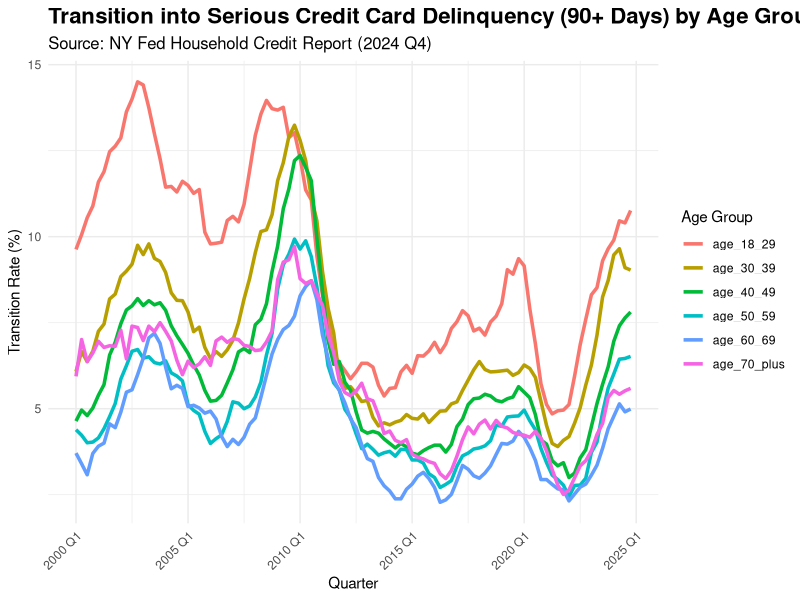
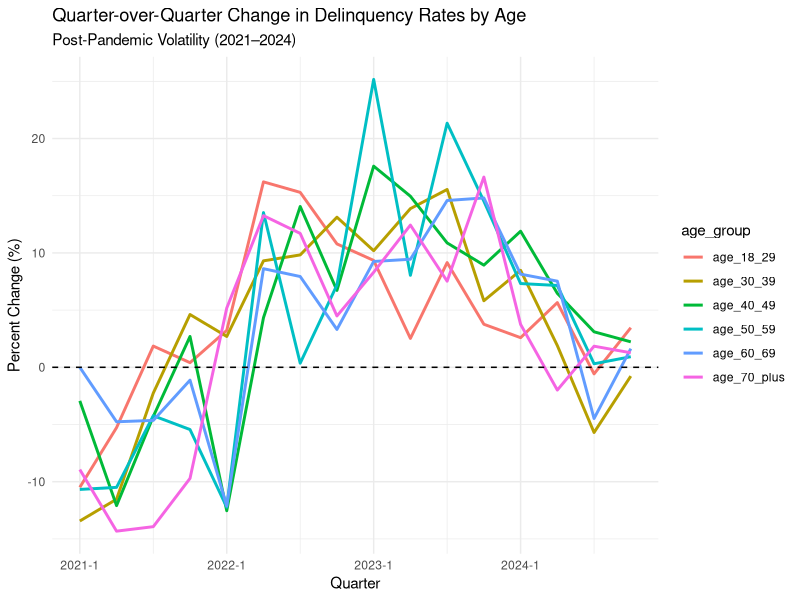
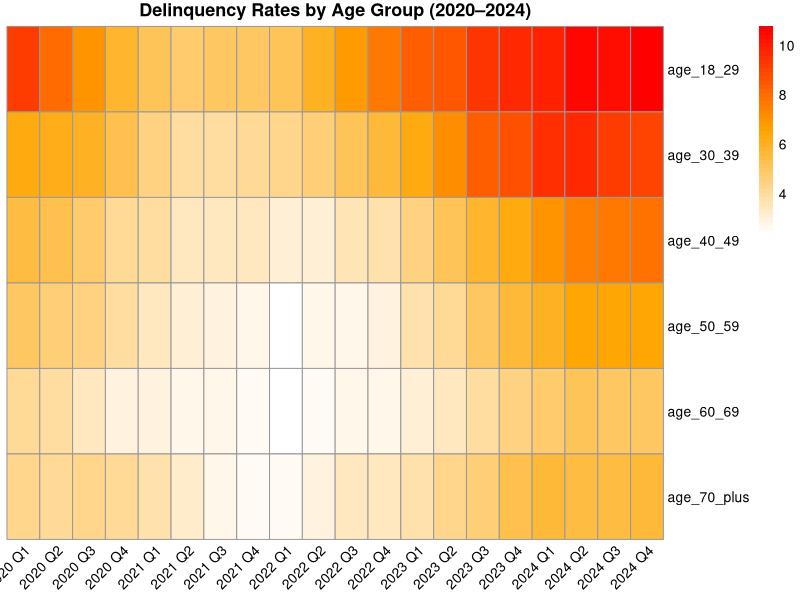
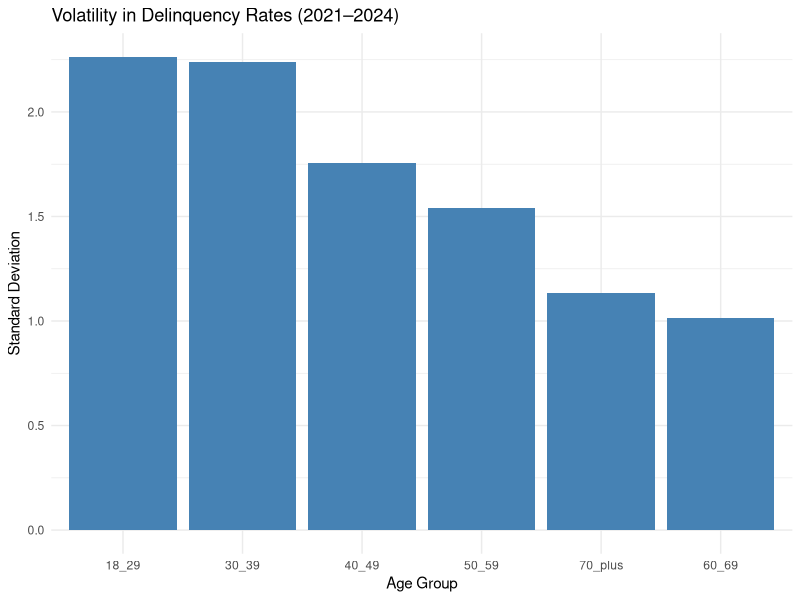
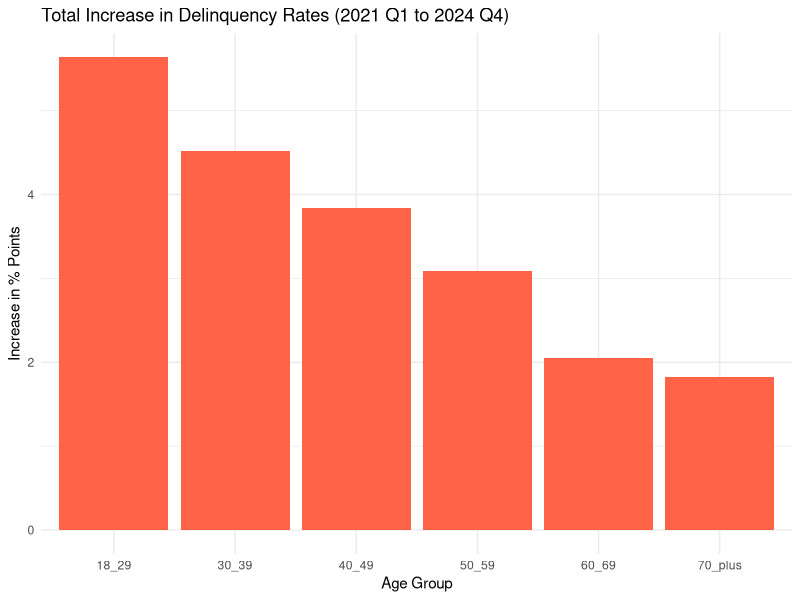

R code for these plots, in order:
# Load libraries
library(tidyverse)
library(zoo)
library(pheatmap)  # for heatmap


# Step 1: Load the data
delinquency_raw <- read_csv("Page 27 Data-Table 1.csv", skip = 2)

# Step 2: Clean the data
delinquency_data <- delinquency_raw %>%
  select(
    quarter = `...1`,
    age_18_29 = `18-29`,
    age_30_39 = `30-39`,
    age_40_49 = `40-49`,
    age_50_59 = `50-59`,
    age_60_69 = `60-69`,
    age_70_plus = `70+`,
    all_ages = all
  ) %>%
  filter(!is.na(quarter)) %>%
  mutate(
    quarter = str_replace(quarter, ":", " "),
    quarter = as.yearqtr(quarter, format = "%y Q%q")
  )

# Step 3: Reshape the data for easier plotting
delinquency_long <- delinquency_data %>%
  pivot_longer(
    cols = starts_with("age_"),
    names_to = "age_group",
    values_to = "transition_rate"
  )

# Step 4: Visualize the trends by age group
ggplot(delinquency_long, aes(x = quarter, y = transition_rate, color = age_group)) +
  geom_line(size = 1.2) +
  theme_minimal() +
  labs(
    title = "Transition into Serious Credit Card Delinquency (90+ Days) by Age Group",
    subtitle = "Source: NY Fed Household Credit Report (2024 Q4)",
    x = "Quarter",
    y = "Transition Rate (%)",
    color = "Age Group"
  ) +
  scale_x_yearqtr(format = "%Y Q%q", n = 8) +
  theme(
    plot.title = element_text(face = "bold", size = 16),
    plot.subtitle = element_text(size = 12),
    axis.text.x = element_text(angle = 45, hjust = 1)
  )

# Step 5: Focus on post-pandemic data (2021 onward)
post_pandemic_data <- delinquency_long %>%
  filter(quarter >= as.yearqtr("2021 Q1"))

# Step 6: Summary Statistics for post-2021
summary_stats <- post_pandemic_data %>%
  group_by(age_group) %>%
  summarise(
    avg_transition_rate = mean(transition_rate, na.rm = TRUE),
    latest_transition_rate = last(transition_rate)
  )

# Print summary table
print(summary_stats) 






# Additional analysis


# 1. Q/Q Percent Change Post-2021
delinquency_qoq <- delinquency_data %>%
  arrange(quarter) %>%
  mutate(across(starts_with("age_"), ~ (.-lag(.))/lag(.) * 100, .names = "pct_change_{col}"))

qoq_long <- delinquency_qoq %>%
  select(quarter, starts_with("pct_change")) %>%
  pivot_longer(
    cols = -quarter,
    names_to = "age_group",
    values_to = "qoq_pct_change"
  ) %>%
  mutate(age_group = str_remove(age_group, "pct_change_"))

ggplot(qoq_long %>% filter(quarter >= as.yearqtr("2021 Q1")),
       aes(x = quarter, y = qoq_pct_change, color = age_group)) +
  geom_line(size = 1) +
  geom_hline(yintercept = 0, linetype = "dashed") +
  theme_minimal() +
  labs(
    title = "Quarter-over-Quarter Change in Delinquency Rates by Age",
    subtitle = "Post-Pandemic Volatility (2021–2024)",
    x = "Quarter", y = "Percent Change (%)"
  )

# 2. Heatmap of Delinquency Rates
library(pheatmap)

heatmap_df <- delinquency_data %>%
  filter(quarter >= as.yearqtr("2020 Q1")) %>%
  select(quarter, starts_with("age_")) %>%
  mutate(quarter = as.character(quarter)) %>%
  column_to_rownames("quarter")

heatmap_matrix <- as.matrix(t(heatmap_df))

pheatmap(heatmap_matrix,
         cluster_rows = FALSE,
         cluster_cols = FALSE,
         color = colorRampPalette(c("white", "orange", "red"))(50),
         main = "Delinquency Rates by Age Group (2020–2024)",
         angle_col = 45)

# 3. Volatility (Standard Deviation)
volatility <- delinquency_data %>%
  filter(quarter >= as.yearqtr("2021 Q1")) %>%
  summarise(across(starts_with("age_"), sd, na.rm = TRUE)) %>%
  pivot_longer(everything(), names_to = "age_group", values_to = "std_dev") %>%
  mutate(age_group = str_remove(age_group, "age_"))

ggplot(volatility, aes(x = reorder(age_group, -std_dev), y = std_dev)) +
  geom_col(fill = "steelblue") +
  labs(
    title = "Volatility in Delinquency Rates (2021–2024)",
    x = "Age Group", y = "Standard Deviation"
  ) +
  theme_minimal()

# 4. Total Increase Since 2021
increase_summary <- delinquency_data %>%
  filter(quarter %in% c(as.yearqtr("2021 Q1"), as.yearqtr("2024 Q4"))) %>%
  pivot_longer(cols = starts_with("age_"), names_to = "age_group", values_to = "rate") %>%
  group_by(age_group) %>%
  arrange(quarter) %>%
  summarise(change = last(rate) - first(rate)) %>%
  mutate(age_group = str_remove(age_group, "age_"))

ggplot(increase_summary, aes(x = reorder(age_group, -change), y = change)) +
  geom_col(fill = "tomato") +
  labs(
    title = "Total Increase in Delinquency Rates (2021 Q1 to 2024 Q4)",
    x = "Age Group", y = "Increase in % Points"
  ) +
  theme_minimal()


